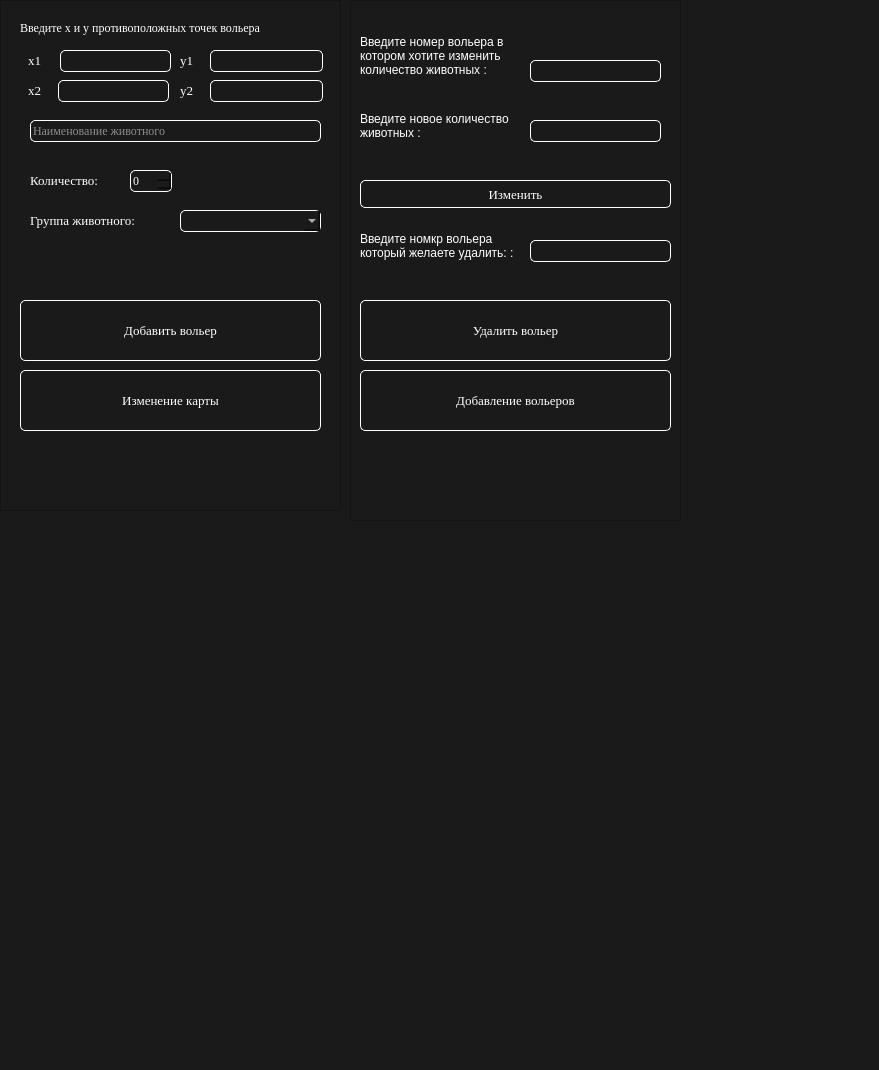
<?xml version="1.0" encoding="UTF-8"?>
<ui version="4.0">
 <class>MainWindow</class>
 <widget class="QMainWindow" name="MainWindow">
  <property name="geometry">
   <rect>
    <x>0</x>
    <y>0</y>
    <width>879</width>
    <height>1070</height>
   </rect>
  </property>
  <property name="font">
   <font>
    <family>Times New Roman</family>
   </font>
  </property>
  <property name="windowTitle">
   <string>MainWindow</string>
  </property>
  <property name="styleSheet">
   <string notr="true">background-color: rgb(26, 26, 26);
color: rgb(255, 255, 255);</string>
  </property>
  <widget class="QWidget" name="centralwidget">
   <widget class="QFrame" name="frame">
    <property name="geometry">
     <rect>
      <x>0</x>
      <y>0</y>
      <width>341</width>
      <height>511</height>
     </rect>
    </property>
    <property name="font">
     <font>
      <family>Times New Roman</family>
     </font>
    </property>
    <property name="styleSheet">
     <string notr="true">background-color: rgb(26, 26, 26);
color: rgb(255, 255, 255);</string>
    </property>
    <property name="frameShape">
     <enum>QFrame::StyledPanel</enum>
    </property>
    <property name="frameShadow">
     <enum>QFrame::Raised</enum>
    </property>
    <widget class="QLineEdit" name="x1">
     <property name="geometry">
      <rect>
       <x>60</x>
       <y>50</y>
       <width>111</width>
       <height>22</height>
      </rect>
     </property>
     <property name="font">
      <font>
       <family>Times New Roman</family>
      </font>
     </property>
     <property name="styleSheet">
      <string notr="true">border-color: white;
border-style:solid;
border-radius: 5px;
border-width: 1px 1px 1px 1px;</string>
     </property>
    </widget>
    <widget class="QLineEdit" name="x2">
     <property name="geometry">
      <rect>
       <x>58</x>
       <y>80</y>
       <width>111</width>
       <height>22</height>
      </rect>
     </property>
     <property name="font">
      <font>
       <family>Times New Roman</family>
      </font>
     </property>
     <property name="styleSheet">
      <string notr="true">border-color: white;
border-style:solid;
border-radius: 5px;
border-width: 1px 1px 1px 1px;</string>
     </property>
     <property name="text">
      <string/>
     </property>
    </widget>
    <widget class="QLineEdit" name="y1">
     <property name="geometry">
      <rect>
       <x>210</x>
       <y>50</y>
       <width>113</width>
       <height>22</height>
      </rect>
     </property>
     <property name="font">
      <font>
       <family>Times New Roman</family>
      </font>
     </property>
     <property name="styleSheet">
      <string notr="true">border-color: white;
border-style:solid;
border-radius: 5px;
border-width: 1px 1px 1px 1px;</string>
     </property>
    </widget>
    <widget class="QLineEdit" name="y2">
     <property name="geometry">
      <rect>
       <x>210</x>
       <y>80</y>
       <width>113</width>
       <height>22</height>
      </rect>
     </property>
     <property name="font">
      <font>
       <family>Times New Roman</family>
      </font>
     </property>
     <property name="styleSheet">
      <string notr="true">border-color: white;
border-style:solid;
border-radius: 5px;
border-width: 1px 1px 1px 1px;</string>
     </property>
    </widget>
    <widget class="QLineEdit" name="name">
     <property name="geometry">
      <rect>
       <x>30</x>
       <y>120</y>
       <width>291</width>
       <height>22</height>
      </rect>
     </property>
     <property name="font">
      <font>
       <family>Times New Roman</family>
      </font>
     </property>
     <property name="styleSheet">
      <string notr="true">border-color: white;
border-style:solid;
border-radius: 5px;
border-width: 1px 1px 1px 1px;</string>
     </property>
     <property name="inputMethodHints">
      <set>Qt::ImhNone</set>
     </property>
     <property name="text">
      <string/>
     </property>
     <property name="placeholderText">
      <string>Наименование животного</string>
     </property>
    </widget>
    <widget class="QSpinBox" name="spinBox">
     <property name="geometry">
      <rect>
       <x>130</x>
       <y>170</y>
       <width>42</width>
       <height>22</height>
      </rect>
     </property>
     <property name="font">
      <font>
       <family>Times New Roman</family>
      </font>
     </property>
     <property name="styleSheet">
      <string notr="true">border-color: white;
border-style:solid;
border-radius: 5px;
border-width: 1px 1px 1px 1px;</string>
     </property>
    </widget>
    <widget class="QComboBox" name="comboBox">
     <property name="geometry">
      <rect>
       <x>180</x>
       <y>210</y>
       <width>141</width>
       <height>22</height>
      </rect>
     </property>
     <property name="font">
      <font>
       <family>Times New Roman</family>
      </font>
     </property>
     <property name="styleSheet">
      <string notr="true">border-color: white;
border-style:solid;
border-radius: 5px;
border-width: 1px 1px 1px 1px;</string>
     </property>
    </widget>
    <widget class="QPushButton" name="dobav">
     <property name="geometry">
      <rect>
       <x>20</x>
       <y>300</y>
       <width>301</width>
       <height>61</height>
      </rect>
     </property>
     <property name="font">
      <font>
       <family>Times New Roman</family>
       <pointsize>10</pointsize>
      </font>
     </property>
     <property name="styleSheet">
      <string notr="true">border-color: white;
border-style:solid;
border-radius: 5px;
border-width: 1px 1px 1px 1px;</string>
     </property>
     <property name="text">
      <string>Добавить вольер</string>
     </property>
    </widget>
    <widget class="QPushButton" name="izm">
     <property name="geometry">
      <rect>
       <x>20</x>
       <y>370</y>
       <width>301</width>
       <height>61</height>
      </rect>
     </property>
     <property name="font">
      <font>
       <family>Times New Roman</family>
       <pointsize>10</pointsize>
      </font>
     </property>
     <property name="styleSheet">
      <string notr="true">border-color: white;
border-style:solid;
border-radius: 5px;
border-width: 1px 1px 1px 1px;</string>
     </property>
     <property name="text">
      <string>Изменение карты</string>
     </property>
    </widget>
    <widget class="QLabel" name="label">
     <property name="geometry">
      <rect>
       <x>20</x>
       <y>20</y>
       <width>301</width>
       <height>16</height>
      </rect>
     </property>
     <property name="font">
      <font>
       <family>Times New Roman</family>
       <pointsize>9</pointsize>
      </font>
     </property>
     <property name="text">
      <string>Введите x и y противоположных точек вольера</string>
     </property>
    </widget>
    <widget class="QLabel" name="label_2">
     <property name="geometry">
      <rect>
       <x>28</x>
       <y>50</y>
       <width>21</width>
       <height>21</height>
      </rect>
     </property>
     <property name="font">
      <font>
       <family>Times New Roman</family>
       <pointsize>10</pointsize>
      </font>
     </property>
     <property name="text">
      <string>x1</string>
     </property>
    </widget>
    <widget class="QLabel" name="label_3">
     <property name="geometry">
      <rect>
       <x>28</x>
       <y>80</y>
       <width>21</width>
       <height>21</height>
      </rect>
     </property>
     <property name="font">
      <font>
       <family>Times New Roman</family>
       <pointsize>10</pointsize>
      </font>
     </property>
     <property name="text">
      <string>x2</string>
     </property>
    </widget>
    <widget class="QLabel" name="label_4">
     <property name="geometry">
      <rect>
       <x>180</x>
       <y>50</y>
       <width>21</width>
       <height>21</height>
      </rect>
     </property>
     <property name="font">
      <font>
       <family>Times New Roman</family>
       <pointsize>10</pointsize>
      </font>
     </property>
     <property name="text">
      <string>y1</string>
     </property>
    </widget>
    <widget class="QLabel" name="label_5">
     <property name="geometry">
      <rect>
       <x>180</x>
       <y>80</y>
       <width>21</width>
       <height>21</height>
      </rect>
     </property>
     <property name="font">
      <font>
       <family>Times New Roman</family>
       <pointsize>10</pointsize>
      </font>
     </property>
     <property name="text">
      <string>y2</string>
     </property>
    </widget>
    <widget class="QLabel" name="label_6">
     <property name="geometry">
      <rect>
       <x>30</x>
       <y>170</y>
       <width>91</width>
       <height>21</height>
      </rect>
     </property>
     <property name="font">
      <font>
       <family>Times New Roman</family>
       <pointsize>10</pointsize>
      </font>
     </property>
     <property name="text">
      <string>Количество:</string>
     </property>
    </widget>
    <widget class="QLabel" name="label_7">
     <property name="geometry">
      <rect>
       <x>30</x>
       <y>210</y>
       <width>141</width>
       <height>21</height>
      </rect>
     </property>
     <property name="font">
      <font>
       <family>Times New Roman</family>
       <pointsize>10</pointsize>
      </font>
     </property>
     <property name="text">
      <string>Группа животного:</string>
     </property>
    </widget>
   </widget>
   <widget class="QFrame" name="frame_2">
    <property name="geometry">
     <rect>
      <x>350</x>
      <y>0</y>
      <width>331</width>
      <height>521</height>
     </rect>
    </property>
    <property name="font">
     <font>
      <family>Times New Roman</family>
     </font>
    </property>
    <property name="styleSheet">
     <string notr="true">background-color: rgb(26, 26, 26);
color: rgb(255, 255, 255);</string>
    </property>
    <property name="frameShape">
     <enum>QFrame::StyledPanel</enum>
    </property>
    <property name="frameShadow">
     <enum>QFrame::Raised</enum>
    </property>
    <widget class="QLineEdit" name="number">
     <property name="geometry">
      <rect>
       <x>180</x>
       <y>60</y>
       <width>131</width>
       <height>22</height>
      </rect>
     </property>
     <property name="font">
      <font>
       <family>Times New Roman</family>
      </font>
     </property>
     <property name="styleSheet">
      <string notr="true">border-color: white;
border-style:solid;
border-radius: 5px;
border-width: 1px 1px 1px 1px;</string>
     </property>
    </widget>
    <widget class="QLineEdit" name="cou">
     <property name="geometry">
      <rect>
       <x>180</x>
       <y>120</y>
       <width>131</width>
       <height>22</height>
      </rect>
     </property>
     <property name="font">
      <font>
       <family>Times New Roman</family>
      </font>
     </property>
     <property name="styleSheet">
      <string notr="true">border-color: white;
border-style:solid;
border-radius: 5px;
border-width: 1px 1px 1px 1px;</string>
     </property>
    </widget>
    <widget class="QLineEdit" name="name_delete">
     <property name="geometry">
      <rect>
       <x>180</x>
       <y>240</y>
       <width>141</width>
       <height>22</height>
      </rect>
     </property>
     <property name="font">
      <font>
       <family>Times New Roman</family>
      </font>
     </property>
     <property name="styleSheet">
      <string notr="true">border-color: white;
border-style:solid;
border-radius: 5px;
border-width: 1px 1px 1px 1px;</string>
     </property>
    </widget>
    <widget class="QPushButton" name="izmenit">
     <property name="geometry">
      <rect>
       <x>10</x>
       <y>180</y>
       <width>311</width>
       <height>28</height>
      </rect>
     </property>
     <property name="font">
      <font>
       <family>Times New Roman</family>
       <pointsize>10</pointsize>
      </font>
     </property>
     <property name="styleSheet">
      <string notr="true">border-color: white;
border-style:solid;
border-radius: 5px;
border-width: 1px 1px 1px 1px;</string>
     </property>
     <property name="text">
      <string>Изменить</string>
     </property>
    </widget>
    <widget class="QPushButton" name="dobav_val">
     <property name="geometry">
      <rect>
       <x>10</x>
       <y>370</y>
       <width>311</width>
       <height>61</height>
      </rect>
     </property>
     <property name="font">
      <font>
       <family>Times New Roman</family>
       <pointsize>10</pointsize>
      </font>
     </property>
     <property name="styleSheet">
      <string notr="true">border-color: white;
border-style:solid;
border-radius: 5px;
border-width: 1px 1px 1px 1px;</string>
     </property>
     <property name="text">
      <string>Добавление вольеров</string>
     </property>
    </widget>
    <widget class="QPushButton" name="delete_val">
     <property name="geometry">
      <rect>
       <x>10</x>
       <y>300</y>
       <width>311</width>
       <height>61</height>
      </rect>
     </property>
     <property name="font">
      <font>
       <family>Times New Roman</family>
       <pointsize>10</pointsize>
      </font>
     </property>
     <property name="styleSheet">
      <string notr="true">border-color: white;
border-style:solid;
border-radius: 5px;
border-width: 1px 1px 1px 1px;</string>
     </property>
     <property name="text">
      <string>Удалить вольер</string>
     </property>
    </widget>
    <widget class="QLabel" name="label_8">
     <property name="geometry">
      <rect>
       <x>10</x>
       <y>20</y>
       <width>161</width>
       <height>71</height>
      </rect>
     </property>
     <property name="autoFillBackground">
      <bool>false</bool>
     </property>
     <property name="text">
      <string>Введите номер вольера в котором хотите изменить количество животных :</string>
     </property>
     <property name="wordWrap">
      <bool>true</bool>
     </property>
    </widget>
    <widget class="QLabel" name="label_9">
     <property name="geometry">
      <rect>
       <x>10</x>
       <y>110</y>
       <width>161</width>
       <height>31</height>
      </rect>
     </property>
     <property name="autoFillBackground">
      <bool>false</bool>
     </property>
     <property name="text">
      <string>Введите новое количество животных :</string>
     </property>
     <property name="wordWrap">
      <bool>true</bool>
     </property>
    </widget>
    <widget class="QLabel" name="label_12">
     <property name="geometry">
      <rect>
       <x>10</x>
       <y>230</y>
       <width>161</width>
       <height>31</height>
      </rect>
     </property>
     <property name="autoFillBackground">
      <bool>false</bool>
     </property>
     <property name="text">
      <string>Введите номкр вольера который желаете удалить: :</string>
     </property>
     <property name="wordWrap">
      <bool>true</bool>
     </property>
    </widget>
   </widget>
  </widget>
  <widget class="QMenuBar" name="menubar">
   <property name="geometry">
    <rect>
     <x>0</x>
     <y>0</y>
     <width>879</width>
     <height>26</height>
    </rect>
   </property>
  </widget>
  <widget class="QStatusBar" name="statusbar"/>
 </widget>
 <tabstops>
  <tabstop>x1</tabstop>
  <tabstop>y1</tabstop>
  <tabstop>x2</tabstop>
  <tabstop>y2</tabstop>
  <tabstop>name</tabstop>
  <tabstop>spinBox</tabstop>
  <tabstop>comboBox</tabstop>
  <tabstop>dobav</tabstop>
  <tabstop>izm</tabstop>
  <tabstop>number</tabstop>
  <tabstop>cou</tabstop>
  <tabstop>izmenit</tabstop>
  <tabstop>name_delete</tabstop>
  <tabstop>delete_val</tabstop>
  <tabstop>dobav_val</tabstop>
 </tabstops>
 <resources/>
 <connections/>
</ui>
